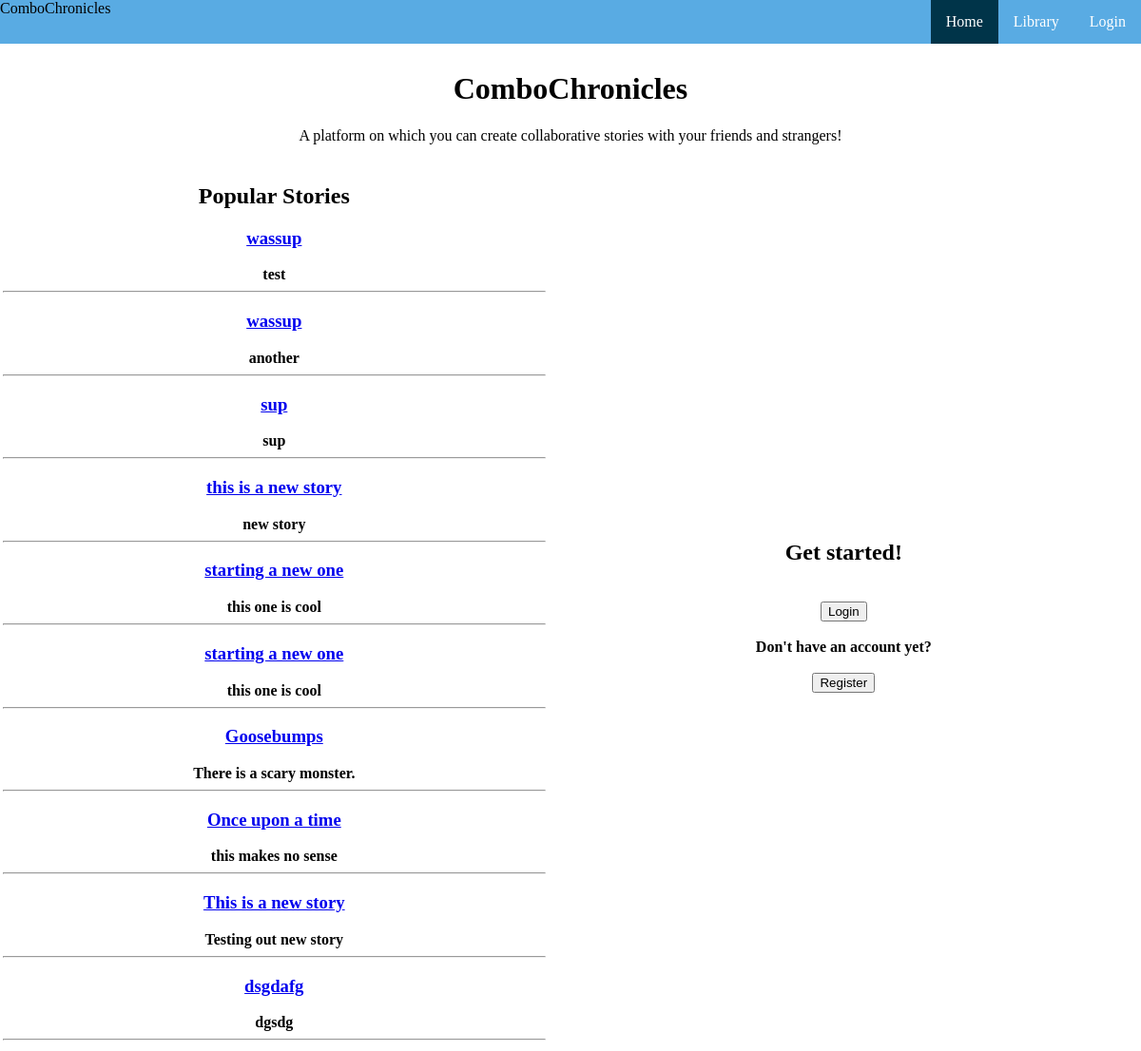
The page / on the database its author committed.
### tables this page shows
CREATE TABLE stories (storyid INTEGER PRIMARY KEY, title TEXT NOT NULL);

CREATE TABLE entries (storyid INTEGER, content TEXT NOT NULL, entryID INTEGER PRIMARY KEY autoincrement, contributor TEXT NOT NULL, timestamp TEXT NOT NULL);

### app.py (the view)
@app.route("/", methods = ['POST','GET'])
def new():
	return render_template('home.html', title = "ComboChronicles", titles_stories = zip(functions.menuStories(10)[0], functions.menuStories(10)[2]))

### functions.py (called while the page is built)
def returnLatest(numStories):
	db = sql.connect(STORIES)
	c = db.cursor()
	data = c.execute("SELECT DISTINCT storyid FROM entries ORDER BY timestamp DESC LIMIT ?" , (numStories,))
	stories = []
	for item in data:
		stories.append(item[0])
	return stories

def menuStories(numStories):
	db = sql.connect(STORIES)
	c = db.cursor()
	latestStories = returnLatest(numStories)
	latestEntries = []
	latestTitles = []
	for story in latestStories:
		data = c.execute("SELECT * FROM entries WHERE entries.storyid == ? ORDER BY entryID DESC" , (story,))
		entry = data.fetchone()
		if entry:
			latestEntries.append(entry[1]) #Entry[1] = content
		data = c.execute("SELECT * FROM stories WHERE stories.storyid == ?" , (story,))
		entry = data.fetchone()
		if entry:
			latestTitles.append(entry[1]) #Entry[1] = title
	return (latestTitles, latestStories, latestEntries,)

### templates/home.html (shortened to what this page needs)
{% extends "index.html" %}
{% block homeact %}class="active"{% endblock %}
{% block content %}
	<center><h1>ComboChronicles</h1></center>
	{% if 'username' not in session %}
		<center>
		A platform on which you can create collaborative stories with your friends and strangers!
		</center>
		<table style="width:100%", id="frontcols">
		<tr>
			<th>
			<center>
			<div class = "feed_wrapper">
			<h2>Popular Stories</h2>
			{% for title,story in titles_stories %}
			<a href = "{{url_for ('login')}}"><h3>{{title}}</h3></a>
			<b>{{story}}</b>
			<hr>
			{% endfor %}
			</div>
			</center>
			</th>
			<th>
				<div class = "start_wrapper">
				<h2>Get started!</h2>
				<br>
				<form action="/login/" method="POST">
				  <input type = "submit" name = "log" value = "Login">
				  <br>
				  <br>
				  Don't have an account yet?
				  <br>
				  <br>
				  <input type = "submit" name = "reg" value = "Register">
				  <br>
				</form>
				</div>
			</th>
		</tr>
		<br>
	{% endif %}
{% endblock %}

### templates/index.html (shortened to what this page needs)
<!DOCTYPE html>
<html>
	<head>
		<link type="text/css" rel="stylesheet" href="{{ url_for('static', filename='stylesheets/index.css') }}" />
	</head>
	<body>
		<ul>
			{% if 'username' not in session %}
			<li><a {% block loginact %}{% endblock %} href="/login">Login</a></li>
			{% endif %}
			<li><a {% block libact %}{% endblock %} href="/library">Library</a></li>
			<li><a {% block homeact %}{% endblock %} href="/">Home</a></li>
			<li style="float:left">ComboChronicles</li>
		</ul>
		<br>
		<br>
		<br>
		{% block content %}
		{% endblock %}
	</body>
</html>

### static/stylesheets/index.css (style rules this page uses)
body { margin:0; }
ul { list-style-type: none; margin: 0; padding: 0; overflow: hidden; background-color: #59ABE3; position: fixed; top: 0; width: 100%; }
li { float: right; }
li a { display: block; color: white; text-align: center; padding: 14px 16px; text-decoration: none; }
.active { background-color: #003449; }

### rows shown on the page
stories: titles_stories "wassup"
entries: titles_stories "test"
stories: titles_stories "wassup"
entries: titles_stories "another"
stories: titles_stories "sup"
entries: titles_stories "sup"
stories: titles_stories "this is a new story"
entries: titles_stories "new story"
stories: titles_stories "starting a new one"
entries: titles_stories "this one is cool"
stories: titles_stories "starting a new one"
entries: titles_stories "this one is cool"
stories: titles_stories "Goosebumps"
entries: titles_stories "There is a scary monster."
stories: titles_stories "Once upon a time"
entries: titles_stories "this makes no sense"
stories: titles_stories "This is a new story"
entries: titles_stories "Testing out new story"
stories: titles_stories "dsgdafg"
entries: titles_stories "dgsdg"
